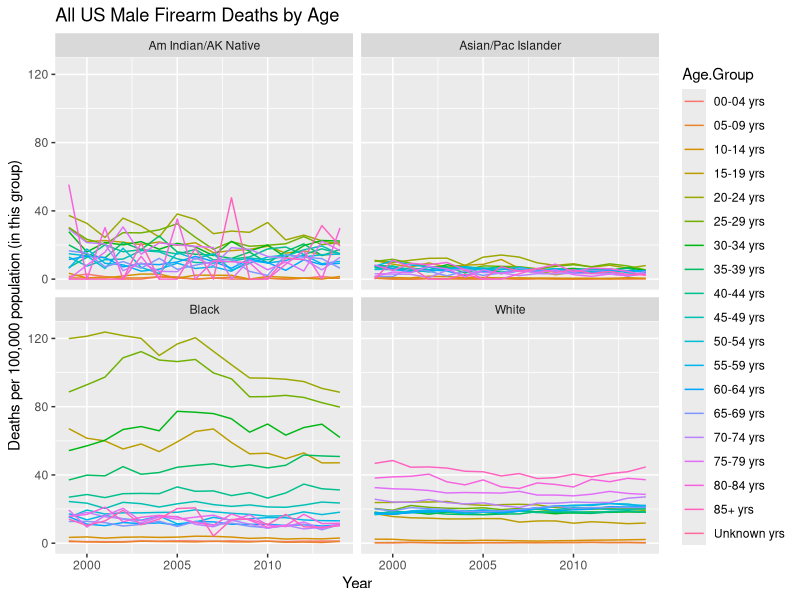
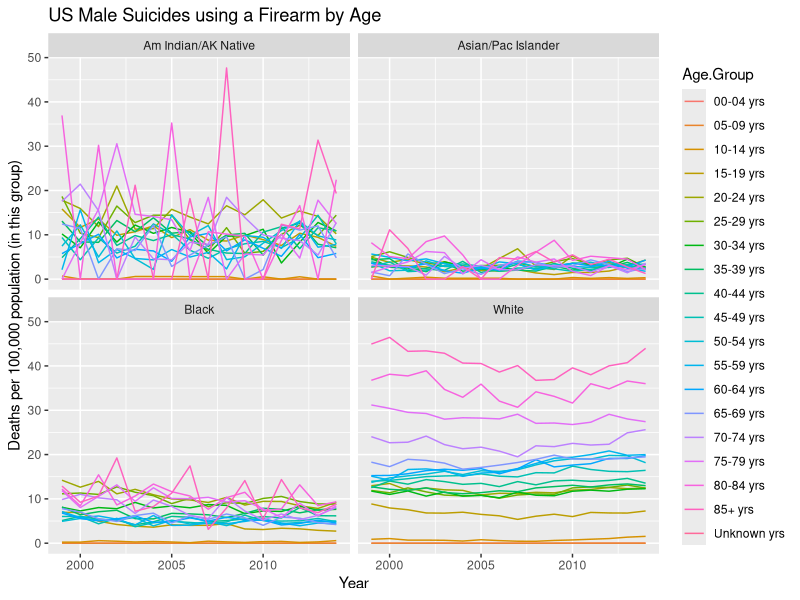
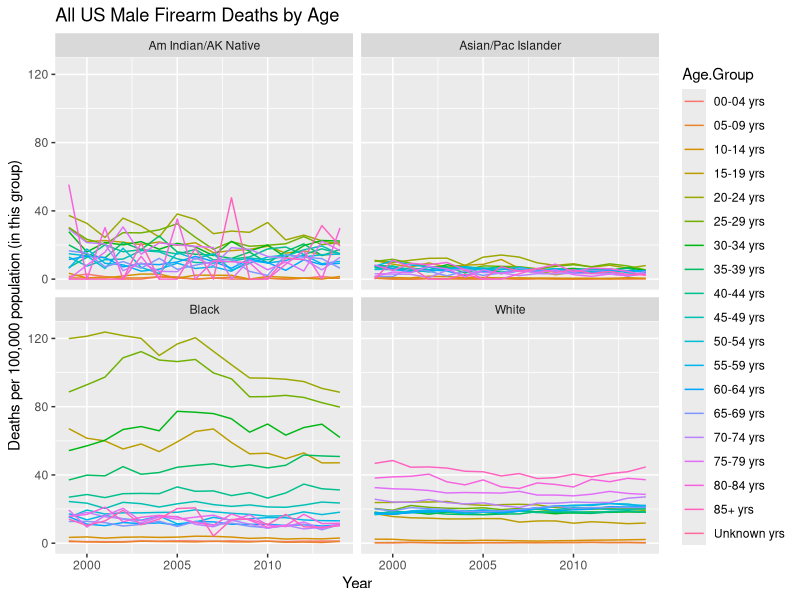
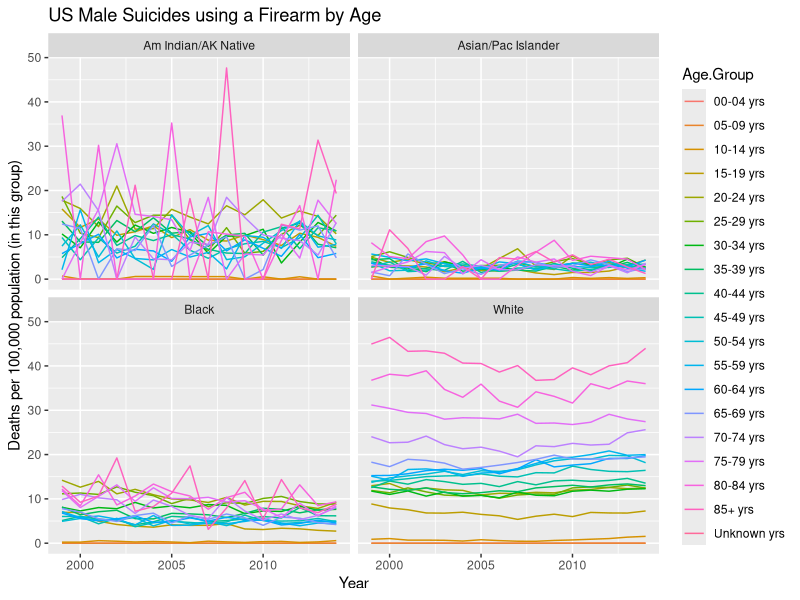

These charts were generated, in order, by the following R code:
library(ggplot2)

gd <- read.csv("all_us_firearm_deaths_male.csv", stringsAsFactors = F)
gd <- gd[is.na(gd$Year)==F,]
# gd <- gd[gd$Race == "Black" | gd$Race == "White", ]
gd$Population <- as.numeric(gd$Population)
gd$Crude.Rate <- as.numeric(gd$Crude.Rate)
print(
  ggplot(gd, aes(Year, Crude.Rate, colour = Age.Group)) + geom_line() + facet_wrap(facets = ~ Race) + xlab("Year") + ylab("Deaths per 100,000 population (in this group)") + ggtitle("All US Male Firearm Deaths by Age")
)
ggsave("gun_deaths.png")

gd_suicide <- read.csv("suicide_firearm_deaths_male.csv", stringsAsFactors = F)
gd_suicide <- gd_suicide[is.na(gd_suicide$Year)==F,]
# gd_suicide <- gd_suicide[gd_suicide$Race == "Black" | gd_suicide$Race == "White", ]
gd_suicide$Population <- as.numeric(gd_suicide$Population)
gd_suicide$Crude.Rate <- as.numeric(gd_suicide$Crude.Rate)

print(
  ggplot(gd_suicide, aes(Year, Crude.Rate, colour = Age.Group)) + geom_line() + facet_wrap(facets = ~ Race) + xlab("Year") + ylab("Deaths per 100,000 population (in this group)") + ggtitle("US Male Suicides using a Firearm by Age")
)

ggsave("suicide_deaths.png")
